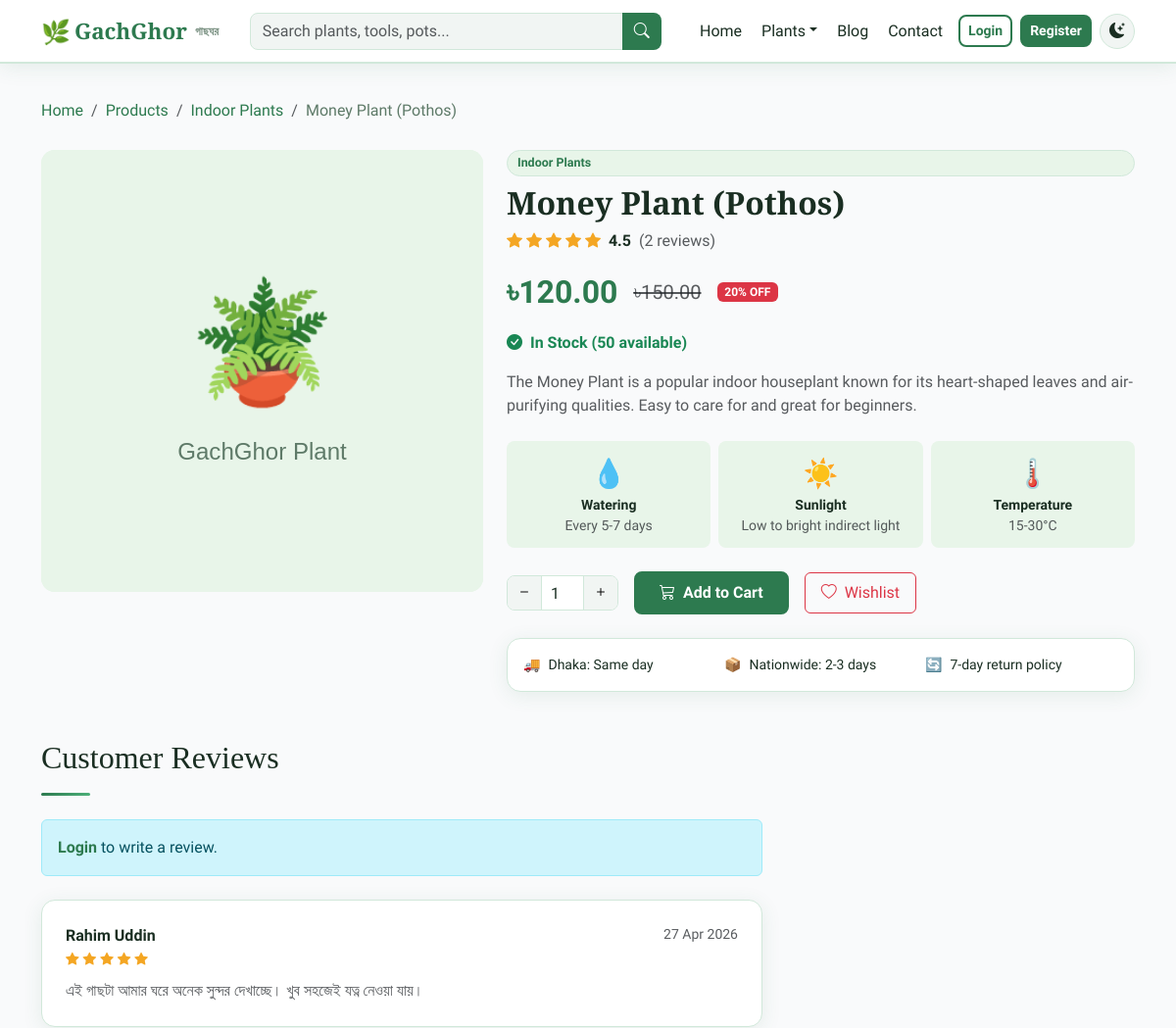
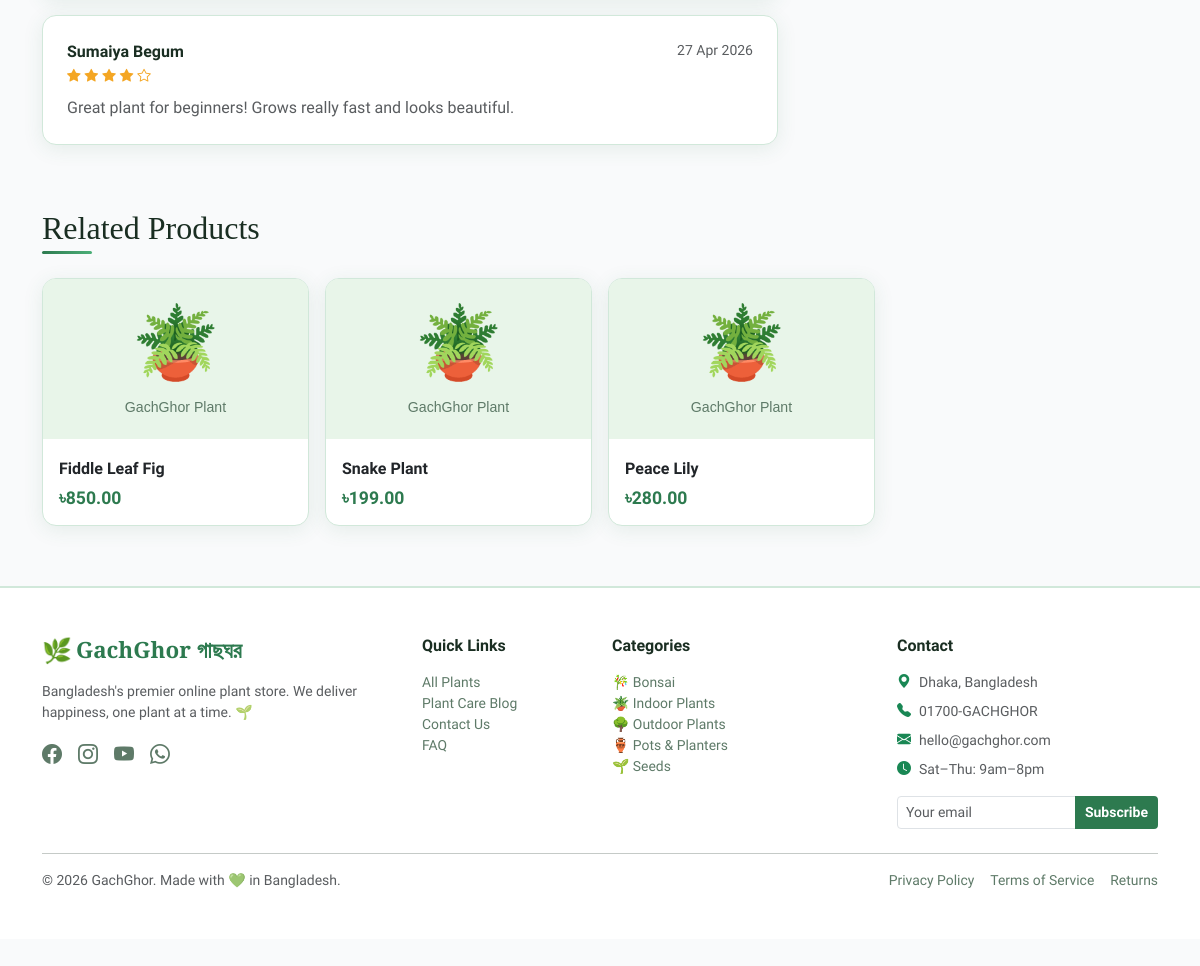
Screenshot of /frontend/product.php?id=1 with the database file from the repository (2 pictures, top to bottom).
### tables this page shows
CREATE TABLE IF NOT EXISTS products (
    id INT AUTO_INCREMENT PRIMARY KEY,
    name VARCHAR(200) NOT NULL,
    slug VARCHAR(200) NOT NULL UNIQUE,
    category_id INT NOT NULL,
    price DECIMAL(10,2) NOT NULL,
    sale_price DECIMAL(10,2) DEFAULT NULL,    
    stock INT DEFAULT 0,
    description TEXT,
    care_watering VARCHAR(255),               
    care_sunlight VARCHAR(255),               
    care_temperature VARCHAR(100),
    image VARCHAR(255),                       
    image2 VARCHAR(255),
    image3 VARCHAR(255),
    is_featured TINYINT(1) DEFAULT 0,
    is_active TINYINT(1) DEFAULT 1,
    views INT DEFAULT 0,
    created_at TIMESTAMP DEFAULT CURRENT_TIMESTAMP,
    updated_at TIMESTAMP DEFAULT CURRENT_TIMESTAMP ON UPDATE CURRENT_TIMESTAMP,
    FOREIGN KEY (category_id) REFERENCES categories(id) ON DELETE CASCADE
);

CREATE TABLE IF NOT EXISTS categories (
    id INT AUTO_INCREMENT PRIMARY KEY,
    name VARCHAR(100) NOT NULL,
    slug VARCHAR(100) NOT NULL UNIQUE,
    icon VARCHAR(50) DEFAULT '🌿',
    description TEXT,
    created_at TIMESTAMP DEFAULT CURRENT_TIMESTAMP
);

CREATE TABLE IF NOT EXISTS reviews (
    id INT AUTO_INCREMENT PRIMARY KEY,
    product_id INT NOT NULL,
    user_id INT NOT NULL,
    rating TINYINT NOT NULL CHECK (rating BETWEEN 1 AND 5),
    review TEXT,
    is_approved TINYINT(1) DEFAULT 1,
    created_at TIMESTAMP DEFAULT CURRENT_TIMESTAMP,
    FOREIGN KEY (product_id) REFERENCES products(id) ON DELETE CASCADE,
    FOREIGN KEY (user_id) REFERENCES users(id) ON DELETE CASCADE,
    UNIQUE KEY one_review (product_id, user_id)
);

CREATE TABLE IF NOT EXISTS users (
    id INT AUTO_INCREMENT PRIMARY KEY,
    name VARCHAR(100) NOT NULL,
    email VARCHAR(150) NOT NULL UNIQUE,
    password VARCHAR(255) NOT NULL,           
    phone VARCHAR(20),
    address TEXT,
    city VARCHAR(100),
    role ENUM('admin','customer') DEFAULT 'customer',
    avatar VARCHAR(255) DEFAULT NULL,
    is_blocked TINYINT(1) DEFAULT 0,          
    reset_token VARCHAR(255) DEFAULT NULL,
    reset_expires DATETIME DEFAULT NULL,
    created_at TIMESTAMP DEFAULT CURRENT_TIMESTAMP,
    updated_at TIMESTAMP DEFAULT CURRENT_TIMESTAMP ON UPDATE CURRENT_TIMESTAMP
);

### frontend/product.php (the view, shortened to what the rows shown need)
<?php
require_once __DIR__ . '/../backend/includes/config.php';
$db = getDB();
$id = (int)($_GET['id'] ?? 0);
$stmt = $db->prepare("
    SELECT p.*, c.name as cat_name, c.slug as cat_slug
    FROM products p JOIN categories c ON p.category_id = c.id
    WHERE p.id = ? AND p.is_active = 1
");
$stmt->execute([$id]);
$p = $stmt->fetch();
$db->prepare("UPDATE products SET views = views+1 WHERE id=?")->execute([$id]);
$reviews = $db->prepare("
    SELECT r.*, u.name as user_name, u.avatar FROM reviews r
    JOIN users u ON r.user_id = u.id
    WHERE r.product_id = ? AND r.is_approved = 1
    ORDER BY r.created_at DESC
");
$reviews->execute([$id]);
$reviews = $reviews->fetchAll();
$avgRating = 0;
if ($reviews) {
    $avgRating = array_sum(array_column($reviews, 'rating')) / count($reviews);
}
$related = $db->prepare("
    SELECT p.*, c.name as cat_name FROM products p JOIN categories c ON p.category_id=c.id
    WHERE p.category_id = ? AND p.id != ? AND p.is_active = 1
    ORDER BY RAND() LIMIT 4
");
$related->execute([$p['category_id'], $id]);
$related = $related->fetchAll();
$isWishlisted = false;
include __DIR__ . '/../backend/includes/header.php';
?>
<div class="container my-4">
    <nav aria-label="breadcrumb">
        <ol class="breadcrumb gg-breadcrumb">
            <li class="breadcrumb-item"><a href="<?= SITE_URL ?>/frontend/index.php">Home</a></li>
            <li class="breadcrumb-item"><a href="<?= SITE_URL ?>/frontend/products.php">Products</a></li>
            <li class="breadcrumb-item"><a href="<?= SITE_URL ?>/frontend/products.php?category=<?= h($p['cat_slug']) ?>"><?= h($p['cat_name']) ?></a></li>
            <li class="breadcrumb-item active"><?= h($p['name']) ?></li>
        </ol>
    </nav>
    <div class="row g-4">
        <div class="col-md-7">
            <div class="gg-badge-green mb-2"><?= h($p['cat_name']) ?></div>
            <h1 class="h2 fw-bold"><?= h($p['name']) ?></h1>
            <div class="d-flex align-items-center gap-2 mb-3">
                <div class="star-rating">
                </div>
                <span class="fw-bold"><?= number_format($avgRating,1) ?></span>
                <span class="text-muted">(<?= count($reviews) ?> reviews)</span>
            </div>
            <div class="d-flex align-items-center gap-3 mb-3">
                <span class="fs-2 fw-bold text-green"><?= formatPrice($p['sale_price'] ?: $p['price']) ?></span>
                <?php if($p['sale_price']): ?>
                <span class="fs-5 text-muted text-decoration-line-through"><?= formatPrice($p['price']) ?></span>
                <span class="badge bg-danger">
                    <?= round((1 - $p['sale_price']/$p['price'])*100) ?>% OFF
                </span>
                <?php endif; ?>
            </div>
            <?php if($p['stock'] > 0): ?>
            <p class="text-success fw-semibold mb-3">
                <i class="bi bi-check-circle-fill me-1"></i>
                In Stock (<?= $p['stock'] ?> available)
            </p>
            <?php else: ?>
            <p class="text-danger fw-semibold mb-3"><i class="bi bi-x-circle-fill me-1"></i>Out of Stock</p>
            <?php endif; ?>
            <p class="text-muted mb-4"><?= nl2br(h($p['description'])) ?></p>
            <?php if($p['care_watering'] || $p['care_sunlight']): ?>
            <div class="row g-2 mb-4">
                <?php if($p['care_watering']): ?>
                <div class="col-4"><div class="care-icon-box"><div class="ci">💧</div><div class="small fw-semibold">Watering</div><div class="small text-muted"><?= h($p['care_watering']) ?></div></div></div>
                <?php endif; ?>
                <?php if($p['care_sunlight']): ?>
                <div class="col-4"><div class="care-icon-box"><div class="ci">☀️</div><div class="small fw-semibold">Sunlight</div><div class="small text-muted"><?= h($p['care_sunlight']) ?></div></div></div>
                <?php endif; ?>
                <?php if($p['care_temperature']): ?>
                <div class="col-4"><div class="care-icon-box"><div class="ci">🌡️</div><div class="small fw-semibold">Temperature</div><div class="small text-muted"><?= h($p['care_temperature']) ?></div></div></div>
                <?php endif; ?>
            </div>
            <?php endif; ?>
            <?php if($p['stock'] > 0): ?>
            <div class="d-flex flex-wrap align-items-center gap-3 mb-4">
                <div class="quantity-control">
                </div>
                <button class="btn gg-btn-green px-4 py-2 fw-bold btn-add-cart" data-id="<?= $p['id'] ?>" id="addToCartBtn">
                </button>
                <button class="btn <?= $isWishlisted ? 'btn-danger' : 'btn-outline-danger' ?> px-3 py-2 btn-wishlist" data-id="<?= $p['id'] ?>">
                </button>
            </div>
            <?php endif; ?>
            <div class="gg-card p-3">
                <div class="row g-2">
                </div>
            </div>
        </div>
    </div>
    <div class="row mt-5">
        <div class="col-md-8">
            <?php if($reviews): ?>
            <?php foreach($reviews as $rev): ?>
            <div class="gg-card p-4 mb-3">
                <div class="d-flex justify-content-between align-items-start">
                    <div>
                        <div class="fw-bold"><?= h($rev['user_name']) ?></div>
                        <div class="star-rating">
                            <?php for($i=1;$i<=5;$i++): ?>
                            <i class="bi bi-star<?= $i<=$rev['rating'] ? '-fill' : '' ?>" style="font-size:0.85rem"></i>
                            <?php endfor; ?>
                        </div>
                    </div>
                    <small class="text-muted"><?= date('d M Y', strtotime($rev['created_at'])) ?></small>
                </div>
                <p class="mt-2 mb-0 text-muted"><?= nl2br(h($rev['review'])) ?></p>
            </div>
            <?php endforeach; ?>
            <?php else: ?>
            <p class="text-muted">No reviews yet. Be the first to review this product!</p>
            <?php endif; ?>
        </div>
    </div>
    <?php if($related): ?>
    <div class="mt-5">
        <div class="row row-cols-2 row-cols-md-4 g-3">
            <?php foreach($related as $rp): ?>
            <div class="col">
                <div class="product-card h-100">
                    <div class="product-card-img-wrap" style="height:160px;">
                        <a href="<?= SITE_URL ?>/frontend/product.php?id=<?= $rp['id'] ?>">
                            <img src="<?= SITE_URL ?>/assets/images/products/<?= h($rp['image'] ?: 'placeholder.jpg') ?>"
                                 alt="<?= h($rp['name']) ?>"
                                 onerror="this.src='<?= SITE_URL ?>/assets/images/plant-placeholder.svg'">
                        </a>
                    </div>
                    <div class="product-card-body">
                        <div class="product-card-title">
                            <a href="<?= SITE_URL ?>/frontend/product.php?id=<?= $rp['id'] ?>" class="text-decoration-none text-dark">
                                <?= h($rp['name']) ?>
                            </a>
                        </div>
                        <div class="price-current"><?= formatPrice($rp['sale_price'] ?: $rp['price']) ?></div>
                    </div>
                </div>
            </div>
            <?php endforeach; ?>
        </div>
    </div>
    <?php endif; ?>
</div>
<?php include __DIR__ . '/../backend/includes/footer.php'; ?>

### backend/includes/footer.php (shortened to what the rows shown need)
</main>
<footer class="gg-footer d-none d-md-block">
    <div class="container py-5">
        <div class="row g-4">
            <div class="col-md-3">
                <ul class="list-unstyled small">
                    <?php foreach(array_slice(getCategories(), 0, 5) as $cat): ?>
                    <li><a href="<?= SITE_URL ?>/frontend/products.php?category=<?= h($cat['slug']) ?>" class="gg-footer-link"><?= h($cat['icon']) ?> <?= h($cat['name']) ?></a></li>
                    <?php endforeach; ?>
                </ul>
            </div>
        </div>
    </div>
</footer>
</body>
</html>

### rows the page displays
products: category.name "Indoor Plants", name "Money Plant (Pothos)", sale_price "৳120.00", price "৳150.00", (1 - $p['sale_price']/$p['price'])*100 "20", stock "50", description "The Money Plant is a popular indoor houseplant known for its heart-shaped leaves and air-purifying qualities. Easy to care for and great for beginners.", care_watering "Every 5-7 days", care_sunlight "Low to bright indirect light", care_temperature "15-30°C"
reviews: user.name "Rahim Uddin", rating 5 (drawn), created_at "27 Apr 2026", review "এই গাছটা আমার ঘরে অনেক সুন্দর দেখাচ্ছে। খুব সহজেই যত্ন নেওয়া যায়।"
reviews: user.name "Sumaiya Begum", rating 4 (drawn), created_at "27 Apr 2026", review "Great plant for beginners! Grows really fast and looks beautiful."
products: name "Fiddle Leaf Fig", formatPrice($rp['sale_price'] ?: $rp['price']) "৳850.00"
products: name "Snake Plant", sale_price "৳199.00"
products: name "Peace Lily", formatPrice($rp['sale_price'] ?: $rp['price']) "৳280.00"
categories: icon "🎋", name "Bonsai"
categories: icon "🪴", name "Indoor Plants"
categories: icon "🌳", name "Outdoor Plants"
categories: icon "🏺", name "Pots & Planters"
categories: icon "🌱", name "Seeds"

### other values shown
$avgRating "4.5"
count($reviews) "2"
